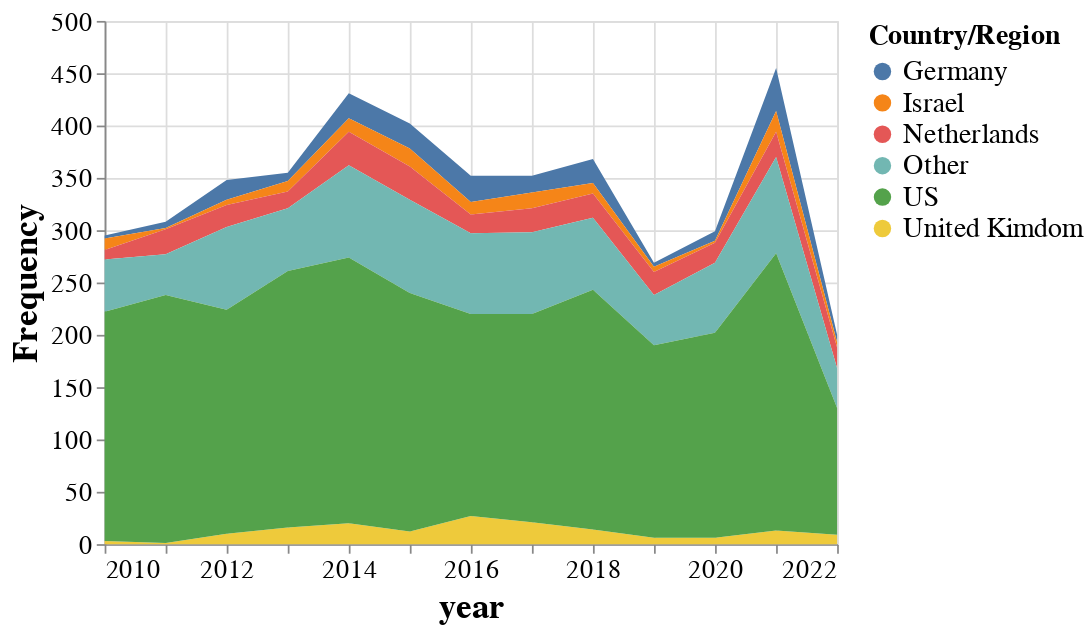

Notebook cell for this chart:
### Code cell
source = cntry_ts_prop_df

chart = alt.Chart(source).mark_area().encode(
    x="year:T",
    y=alt.Y(
        "freq:Q",
        title = 'Frequency'
    ),
    color=alt.Color(
        "country:N",
        title = 'Country/Region',
    )
).configure_axis(
    labelFontSize=15,
    titleFontSize=20
).configure_legend(
    titleFontSize=16,
    labelFontSize=16
).configure_title(
    anchor='start',
    fontSize=20
).properties(
    width=420
)

chart

### Figure 1 — Vega-Lite specification as saved in the notebook (floating-point values rounded to 4 significant figures)
{"config": {"view": {"continuousWidth": 400, "continuousHeight": 300}, "axis": {"labelFontSize": 15, "titleFontSize": 20}, "legend": {"labelFontSize": 16, "titleFontSize": 16}, "title": {"anchor": "start", "fontSize": 20}}, "data": {"name": "data-69c7eaf8bc07965929fe304303965380"}, "mark": "area", "encoding": {"color": {"field": "country", "title": "Country/Region", "type": "nominal"}, "x": {"field": "year", "type": "temporal"}, "y": {"field": "freq", "title": "Frequency", "type": "quantitative"}}, "width": 420, "$schema": "https://vega.github.io/schema/vega-lite/v4.17.0.json", "datasets": {"data-69c7eaf8bc07965929fe304303965380": [{"year": "2010-01-01T00:00:00", "country": "Germany", "year total": 295, "freq": 3, "prop": 0.01017}, {"year": "2010-01-01T00:00:00", "country": "United Kimdom", "year total": 295, "freq": 3, "prop": 0.01017}, {"year": "2010-01-01T00:00:00", "country": "Israel", "year total": 295, "freq": 11, "prop": 0.03729}, {"year": "2010-01-01T00:00:00", "country": "Netherlands", "year total": 295, "freq": 9, "prop": 0.03051}, {"year": "2010-01-01T00:00:00", "country": "Other", "year total": 295, "freq": 50, "prop": 0.1695}, {"year": "2010-01-01T00:00:00", "country": "US", "year total": 295, "freq": 219, "prop": 0.7424}, {"year": "2011-01-01T00:00:00", "country": "Germany", "year total": 308, "freq": 6, "prop": 0.01948}, {"year": "2011-01-01T00:00:00", "country": "United Kimdom", "year total": 308, "freq": 1, "prop": 0.003247}, {"year": "2011-01-01T00:00:00", "country": "Israel", "year total": 308, "freq": 1, "prop": 0.003247}, {"year": "2011-01-01T00:00:00", "country": "Netherlands", "year total": 308, "freq": 24, "prop": 0.07792}, {"year": "2011-01-01T00:00:00", "country": "Other", "year total": 308, "freq": 39, "prop": 0.1266}, {"year": "2011-01-01T00:00:00", "country": "US", "year total": 308, "freq": 237, "prop": 0.7695}, {"year": "2012-01-01T00:00:00", "country": "Germany", "year total": 348, "freq": 19, "prop": 0.0546}, {"year": "2012-01-01T00:00:00", "country": "United Kimdom", "year total": 348, "freq": 10, "prop": 0.02874}, {"year": "2012-01-01T00:00:00", "country": "Israel", "year total": 348, "freq": 5, "prop": 0.01437}, {"year": "2012-01-01T00:00:00", "country": "Netherlands", "year total": 348, "freq": 21, "prop": 0.06034}, {"year": "2012-01-01T00:00:00", "country": "Other", "year total": 348, "freq": 79, "prop": 0.227}, {"year": "2012-01-01T00:00:00", "country": "US", "year total": 348, "freq": 214, "prop": 0.6149}, {"year": "2013-01-01T00:00:00", "country": "Germany", "year total": 355, "freq": 8, "prop": 0.02254}, {"year": "2013-01-01T00:00:00", "country": "United Kimdom", "year total": 355, "freq": 16, "prop": 0.04507}, {"year": "2013-01-01T00:00:00", "country": "Israel", "year total": 355, "freq": 10, "prop": 0.02817}, {"year": "2013-01-01T00:00:00", "country": "Netherlands", "year total": 355, "freq": 16, "prop": 0.04507}, {"year": "2013-01-01T00:00:00", "country": "Other", "year total": 355, "freq": 60, "prop": 0.169}, {"year": "2013-01-01T00:00:00", "country": "US", "year total": 355, "freq": 245, "prop": 0.6901}, {"year": "2014-01-01T00:00:00", "country": "Germany", "year total": 431, "freq": 24, "prop": 0.05568}, {"year": "2014-01-01T00:00:00", "country": "United Kimdom", "year total": 431, "freq": 20, "prop": 0.0464}, {"year": "2014-01-01T00:00:00", "country": "Israel", "year total": 431, "freq": 13, "prop": 0.03016}, {"year": "2014-01-01T00:00:00", "country": "Netherlands", "year total": 431, "freq": 32, "prop": 0.07425}, {"year": "2014-01-01T00:00:00", "country": "Other", "year total": 431, "freq": 88, "prop": 0.2042}, {"year": "2014-01-01T00:00:00", "country": "US", "year total": 431, "freq": 254, "prop": 0.5893}, {"year": "2015-01-01T00:00:00", "country": "Germany", "year total": 402, "freq": 24, "prop": 0.0597}, {"year": "2015-01-01T00:00:00", "country": "United Kimdom", "year total": 402, "freq": 12, "prop": 0.02985}, {"year": "2015-01-01T00:00:00", "country": "Israel", "year total": 402, "freq": 17, "prop": 0.04229}, {"year": "2015-01-01T00:00:00", "country": "Netherlands", "year total": 402, "freq": 32, "prop": 0.0796}, {"year": "2015-01-01T00:00:00", "country": "Other", "year total": 402, "freq": 89, "prop": 0.2214}, {"year": "2015-01-01T00:00:00", "country": "US", "year total": 402, "freq": 228, "prop": 0.5672}, {"year": "2016-01-01T00:00:00", "country": "Germany", "year total": 352, "freq": 25, "prop": 0.07102}, {"year": "2016-01-01T00:00:00", "country": "United Kimdom", "year total": 352, "freq": 27, "prop": 0.0767}, {"year": "2016-01-01T00:00:00", "country": "Israel", "year total": 352, "freq": 12, "prop": 0.03409}, {"year": "2016-01-01T00:00:00", "country": "Netherlands", "year total": 352, "freq": 18, "prop": 0.05114}, {"year": "2016-01-01T00:00:00", "country": "Other", "year total": 352, "freq": 77, "prop": 0.2188}, {"year": "2016-01-01T00:00:00", "country": "US", "year total": 352, "freq": 193, "prop": 0.5483}, {"year": "2017-01-01T00:00:00", "country": "Germany", "year total": 352, "freq": 16, "prop": 0.04545}, {"year": "2017-01-01T00:00:00", "country": "United Kimdom", "year total": 352, "freq": 21, "prop": 0.05966}, {"year": "2017-01-01T00:00:00", "country": "Israel", "year total": 352, "freq": 15, "prop": 0.04261}, {"year": "2017-01-01T00:00:00", "country": "Netherlands", "year total": 352, "freq": 23, "prop": 0.06534}, {"year": "2017-01-01T00:00:00", "country": "Other", "year total": 352, "freq": 78, "prop": 0.2216}, {"year": "2017-01-01T00:00:00", "country": "US", "year total": 352, "freq": 199, "prop": 0.5653}, {"year": "2018-01-01T00:00:00", "country": "Germany", "year total": 368, "freq": 23, "prop": 0.0625}, {"year": "2018-01-01T00:00:00", "country": "United Kimdom", "year total": 368, "freq": 14, "prop": 0.03804}, {"year": "2018-01-01T00:00:00", "country": "Israel", "year total": 368, "freq": 10, "prop": 0.02717}, {"year": "2018-01-01T00:00:00", "country": "Netherlands", "year total": 368, "freq": 23, "prop": 0.0625}, {"year": "2018-01-01T00:00:00", "country": "Other", "year total": 368, "freq": 69, "prop": 0.1875}, {"year": "2018-01-01T00:00:00", "country": "US", "year total": 368, "freq": 229, "prop": 0.6223}, {"year": "2019-01-01T00:00:00", "country": "Germany", "year total": 269, "freq": 4, "prop": 0.01487}, {"year": "2019-01-01T00:00:00", "country": "United Kimdom", "year total": 269, "freq": 6, "prop": 0.0223}, {"year": "2019-01-01T00:00:00", "country": "Israel", "year total": 269, "freq": 5, "prop": 0.01859}, {"year": "2019-01-01T00:00:00", "country": "Netherlands", "year total": 269, "freq": 22, "prop": 0.08178}, {"year": "2019-01-01T00:00:00", "country": "Other", "year total": 269, "freq": 48, "prop": 0.1784}, {"year": "2019-01-01T00:00:00", "country": "US", "year total": 269, "freq": 184, "prop": 0.684}, {"year": "2020-01-01T00:00:00", "country": "Germany", "year total": 299, "freq": 9, "prop": 0.0301}, {"year": "2020-01-01T00:00:00", "country": "United Kimdom", "year total": 299, "freq": 6, "prop": 0.02007}, {"year": "2020-01-01T00:00:00", "country": "Israel", "year total": 299, "freq": 2, "prop": 0.006689}, {"year": "2020-01-01T00:00:00", "country": "Netherlands", "year total": 299, "freq": 19, "prop": 0.06355}, {"year": "2020-01-01T00:00:00", "country": "Other", "year total": 299, "freq": 67, "prop": 0.2241}, {"year": "2020-01-01T00:00:00", "country": "US", "year total": 299, "freq": 196, "prop": 0.6555}, {"year": "2021-01-01T00:00:00", "country": "Germany", "year total": 455, "freq": 41, "prop": 0.09011}, {"year": "2021-01-01T00:00:00", "country": "United Kimdom", "year total": 455, "freq": 13, "prop": 0.02857}, {"year": "2021-01-01T00:00:00", "country": "Israel", "year total": 455, "freq": 20, "prop": 0.04396}, {"year": "2021-01-01T00:00:00", "country": "Netherlands", "year total": 455, "freq": 24, "prop": 0.05275}, {"year": "2021-01-01T00:00:00", "country": "Other", "year total": 455, "freq": 92, "prop": 0.2022}, {"year": "2021-01-01T00:00:00", "country": "US", "year total": 455, "freq": 265, "prop": 0.5824}, {"year": "2022-01-01T00:00:00", "country": "Germany", "year total": 200, "freq": 7, "prop": 0.035}, {"year": "2022-01-01T00:00:00", "country": "United Kimdom", "year total": 200, "freq": 9, "prop": 0.045}, {"year": "2022-01-01T00:00:00", "country": "Israel", "year total": 200, "freq": 5, "prop": 0.025}, {"year": "2022-01-01T00:00:00", "country": "Netherlands", "year total": 200, "freq": 20, "prop": 0.1}, {"year": "2022-01-01T00:00:00", "country": "Other", "year total": 200, "freq": 38, "prop": 0.19}, {"year": "2022-01-01T00:00:00", "country": "US", "year total": 200, "freq": 121, "prop": 0.605}]}}
